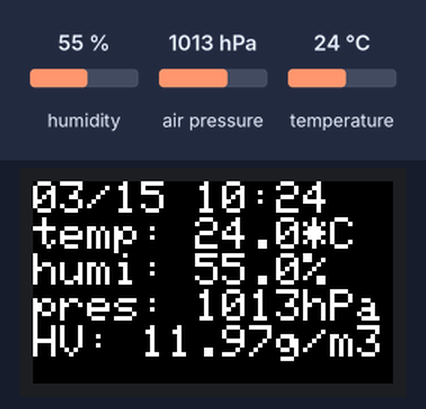
The sketch below on a simulated ESP32. Shown: 240×135 colour display. Inputs (shaded band) come from the test bench; at power-on: humidity 55 %, air pressure 1013 hPa, temperature 24 °C. WiFi joins after 1.5 s; servers stay silent unless stated; the local clock reads 2024-03-15 10:24:30 at power-on unless the sketch sets it; what the sketch prints to the serial monitor is not drawn.

Above: at 2.8 s.
2.9 s: humidity set to 22 %
At 4.8 s:
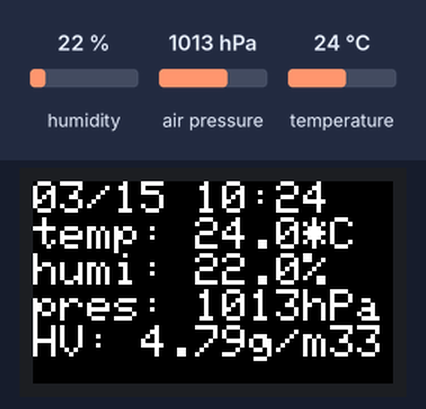
5.3 s: air pressure set to 952 hPa
At 7.2 s:
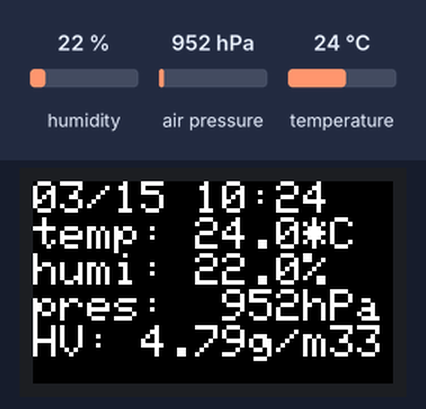
7.5 s: temperature set to 12 °C
At 9.0 s:
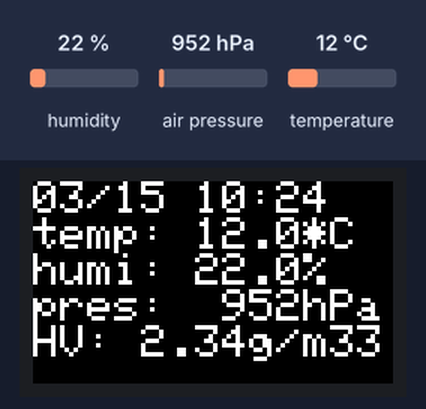
9.7 s: humidity set to 40 %
At 11.7 s:
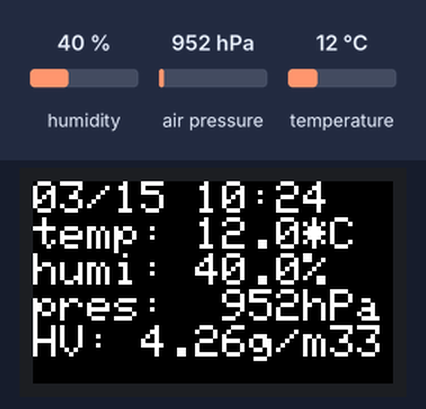
Timing chart, 0 to 13.2 s (numbered marks = the images above; inputs shaded):
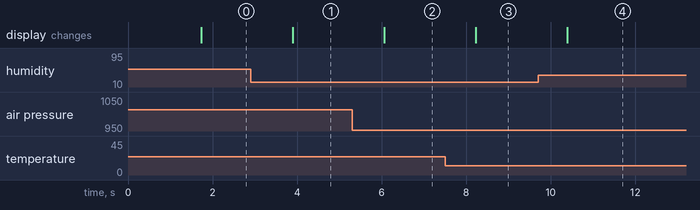

The sketch:

m5stickc-env2.ino
```cpp
//
// M5stack/stickC   + Env2 で絶対湿度を算出する
//
#include <M5StickCPlus.h>
#include <stdio.h>

#include <Wire.h>
#include <Adafruit_BMP280.h>
#include <Adafruit_SHT31.h>

#include <WiFiMulti.h>
#include <Arduino_JSON.h>
#include <HTTPClient.h>
#include "time.h"

#include "slackcert.h"

Adafruit_SHT31 sht3x;
Adafruit_BMP280 bme;

#define SEC 1000

//wifiとメッセージ の設定
WiFiMulti wifi;

#define KUGE
// C411,C425, KUGE のどれかを設定・WIFIとメッセージを選択する

#if defined(C411)
#define WIFI_SSID "aedexp"
#define WIFI_PASS "c425c425"
#define BOOTMSG "M5BOT C411起動"
#define CHANNEL "envdata"
#define BOTNAME "M5BOT-C411"
#define BOTICON ":sushi:"
#define MSG "研C411の様子は "

#elif defined(C425)
#define WIFI_SSID "AEDC425g"
#define WIFI_PASS "c425c425"
#define BOOTMSG "M5BOT C425起動"
#define CHANNEL "c425"
#define BOTNAME "M5BOT-C425"
#define BOTICON ":CAT:"
#define MSG "研C425の様子は "

#elif defined(KUGE)
#define WIFI_SSID "homelan"
#define WIFI_PASS "hadahisakazu"
#define BOOTMSG "M5BOT KUGEHOUSE起動"
#define CHANNEL "kugehouse"
#define BOTNAME "M5BOT-KUGE"
#define BOTICON ":tiger:"
#define MSG "鵠沼ベッドルームの様子は "
// #define MSG "鵠沼ハウスの様子は "
#define MSG "鵠沼玄関の様子は"

#endif


// NTPの設定
const char* ntpServer =  "ntp.jst.mfeed.ad.jp";
const long  gmtOffset_sec = 9 * 3600;
const int   daylightOffset_sec = 0;
struct tm timeinfo;

HTTPClient http;
JSONVar msg;

unsigned int cnt = 0;

void setup() {
  M5.begin();
  M5.Axp.ScreenBreath(10);
  M5.Lcd.setRotation(3);
  M5.Lcd.setTextSize(3);

  Wire.begin(32,33); // GROVEの場合
  //Wire.begin(0,26); // HATの場合(ENV-II)
  while (!bme.begin(0x76)) {
    Serial.println("BMP280 init fail");
    delay(1000);
  }
  while (!sht3x.begin(0x44)) {
    Serial.println("SHT3x init fail");
    delay(1000);
  }

  // put your setup code here, to run once:
  wifi.addAP(WIFI_SSID, WIFI_PASS);
  Serial.print("Try to Connect: ");
  Serial.print(WIFI_SSID);
  Serial.print("/");
  Serial.print(WIFI_PASS);
  Serial.println("*");

  while (wifi.run() != WL_CONNECTED) {
    delay(500);
    Serial.printf(".");
  }
  Serial.println("wifi connect ok");
  // set clock from ntp
  configNtp() ;

  // send  slack message
  String mtext = asctime(&timeinfo) ;
  mtext += BOOTMSG ;
  msg["text"] = mtext;
  msg["username"] = BOTNAME;
  msg["icon_emoji"] = BOTICON ;
  msg["channel"] = CHANNEL ;
  //sendMsg(msg);

}


float calc_hv(float temp, float humi) {
  float t = (7.5 * temp) / (temp + 237.3);
  float ps = 6.1078 * pow(10, t);
  float pv = humi * ps / 100 ;
  float hv = 216.7 * pv / (temp + 273.15) ;
  return hv ;
}

void loop() {
  float tmp = sht3x.readTemperature();
  float hum = sht3x.readHumidity();
  float pressure = bme.readPressure();
  float hv = calc_hv(tmp, hum);
  double vbat = M5.Axp.GetVbatData() * 1.1 / 1000;  // バッテリー電圧を取得 ----D

  if (!getLocalTime(&timeinfo)) {
    Serial.println("Failed to obtain time");
  } else {
    //    Serial.print(&timeinfo);
    //Serial.println(asctime(&timeinfo));
    if( timeinfo.tm_hour > 7 ) {
        M5.Axp.ScreenBreath(10);
    }else{
      M5.Axp.ScreenBreath(7);
    }
  }

  M5.Lcd.setCursor(0, 0, 1);
  M5.Lcd.printf("%02i/%02i %02i:%02i\r\n", timeinfo.tm_mon + 1, timeinfo.tm_mday,
                timeinfo.tm_hour, timeinfo.tm_min);
  M5.Lcd.printf("temp: %4.1f*C\r\n", tmp);
  M5.Lcd.printf("humi: %4.1f%%\r\n", hum);
  M5.Lcd.printf("pres: %4.0fhPa\r\n", pressure / 100.0 );
  M5.Lcd.printf("HV: %4.2fg/m3\r\n", hv);
  //  M5.Lcd.printf("vbat: %4.2fV\r\n", vbat);

  delay( SEC );
  if (cnt % 900 == 0) {
    cnt = 0;

    String mtext = asctime(&timeinfo) ;
    char data[128];
    sprintf(data, "\ttemp: %4.1f'C\tHum:%4.1f%%\tPres:%4.0fhPa\tHV:%4.2fg/m3", tmp, hum, pressure / 100, hv);
    mtext += MSG ;
    mtext += data;
    msg["text"] = mtext;
    msg["username"] = BOTNAME ;
    msg["icon_emoji"] = BOTICON ;
    msg["channel"] = CHANNEL ;
    //sendMsg(msg);
  }
  cnt ++;

}


void configNtp() {
  configTime(gmtOffset_sec, daylightOffset_sec, ntpServer);
  if (!getLocalTime(&timeinfo)) {
    Serial.println("Failed to obtain time");
  } else {
    Serial.print(&timeinfo);
    Serial.println(asctime(&timeinfo));
  }
}

void sendMsg(JSONVar message) {
  String content = JSON.stringify(message);
  Serial.print("Connect to");
  Serial.println(SERVER);
  http.begin( SERVER, 443, HOOKPATH , slack_root_ca );
  http.addHeader("Content-Type", "application/json" );
  http.POST(content);
  Serial.println("post hooks.slack.com");
}
```

slackcert.h
```cpp
//cert and URL for slack webhook
//
//
#define SERVER "hooks.slack.com"
#define HOOKPATH "/services/T01DNTX62BE/B01DKNF1WA2/pPb1xqPWCDwVvoMLfm7tECDQ"


const char* slack_root_ca= \
"-----BEGIN CERTIFICATE-----\n" \
"MIIDrzCCApegAwIBAgIQCDvgVpBCRrGhdWrJWZHHSjANBgkqhkiG9w0BAQUFADBh\n" \
"MQswCQYDVQQGEwJVUzEVMBMGA1UEChMMRGlnaUNlcnQgSW5jMRkwFwYDVQQLExB3\n" \
"d3cuZGlnaWNlcnQuY29tMSAwHgYDVQQDExdEaWdpQ2VydCBHbG9iYWwgUm9vdCBD\n" \
"QTAeFw0wNjExMTAwMDAwMDBaFw0zMTExMTAwMDAwMDBaMGExCzAJBgNVBAYTAlVT\n" \
"MRUwEwYDVQQKEwxEaWdpQ2VydCBJbmMxGTAXBgNVBAsTEHd3dy5kaWdpY2VydC5j\n" \
"b20xIDAeBgNVBAMTF0RpZ2lDZXJ0IEdsb2JhbCBSb290IENBMIIBIjANBgkqhkiG\n" \
"9w0BAQEFAAOCAQ8AMIIBCgKCAQEA4jvhEXLeqKTTo1eqUKKPC3eQyaKl7hLOllsB\n" \
"CSDMAZOnTjC3U/dDxGkAV53ijSLdhwZAAIEJzs4bg7/fzTtxRuLWZscFs3YnFo97\n" \
"nh6Vfe63SKMI2tavegw5BmV/Sl0fvBf4q77uKNd0f3p4mVmFaG5cIzJLv07A6Fpt\n" \
"43C/dxC//AH2hdmoRBBYMql1GNXRor5H4idq9Joz+EkIYIvUX7Q6hL+hqkpMfT7P\n" \
"T19sdl6gSzeRntwi5m3OFBqOasv+zbMUZBfHWymeMr/y7vrTC0LUq7dBMtoM1O/4\n" \
"gdW7jVg/tRvoSSiicNoxBN33shbyTApOB6jtSj1etX+jkMOvJwIDAQABo2MwYTAO\n" \
"BgNVHQ8BAf8EBAMCAYYwDwYDVR0TAQH/BAUwAwEB/zAdBgNVHQ4EFgQUA95QNVbR\n" \
"TLtm8KPiGxvDl7I90VUwHwYDVR0jBBgwFoAUA95QNVbRTLtm8KPiGxvDl7I90VUw\n" \
"DQYJKoZIhvcNAQEFBQADggEBAMucN6pIExIK+t1EnE9SsPTfrgT1eXkIoyQY/Esr\n" \
"hMAtudXH/vTBH1jLuG2cenTnmCmrEbXjcKChzUyImZOMkXDiqw8cvpOp/2PV5Adg\n" \
"06O/nVsJ8dWO41P0jmP6P6fbtGbfYmbW0W5BjfIttep3Sp+dWOIrWcBAI+0tKIJF\n" \
"PnlUkiaY4IBIqDfv8NZ5YBberOgOzW6sRBc4L0na4UU+Krk2U886UAb3LujEV0ls\n" \
"YSEY1QSteDwsOoBrp+uvFRTp2InBuThs4pFsiv9kuXclVzDAGySj4dzp30d8tbQk\n" \
"CAUw7C29C79Fv1C5qfPrmAESrciIxpg0X40KPMbp1ZWVbd4=\n" \
"-----END CERTIFICATE-----\n" ;
```

Measured:
- after the input at 2.9 s, the display: changes after 1.0 s (image 1)
- after the input at 5.3 s, the display: changes after 0.76 s (image 2)
- after the input at 7.5 s, the display: changes after 0.73 s (image 3)
- after the input at 9.7 s, the display: changes after 0.69 s (image 4)
